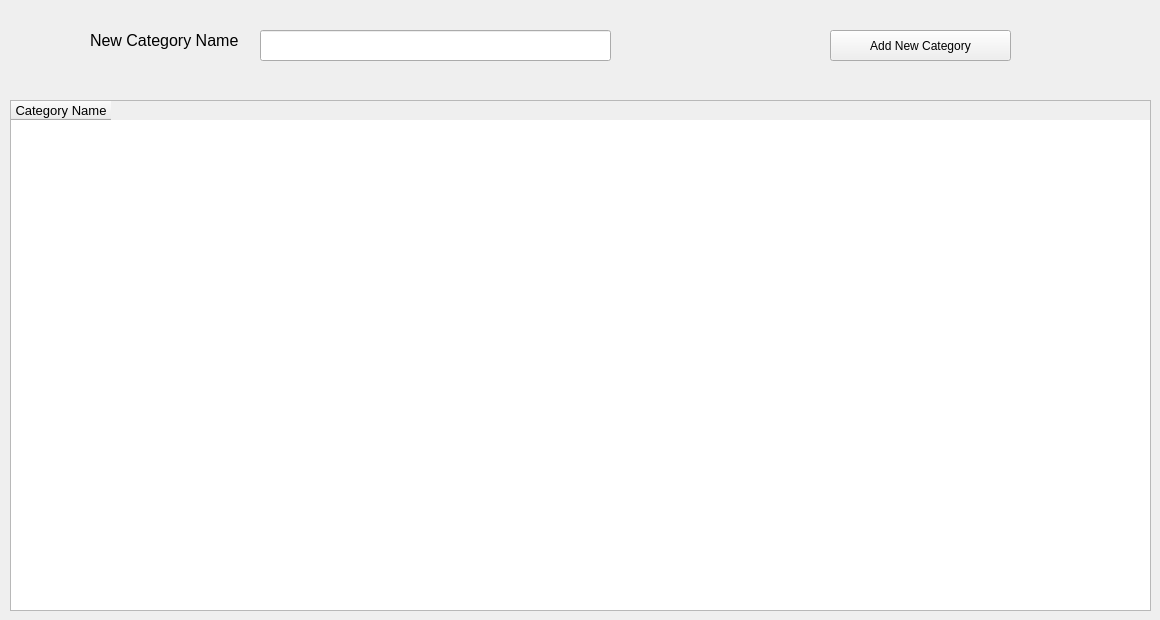
      <widget class="QWidget" name="tab_7">
       <attribute name="title">
        <string>Categories</string>
       </attribute>
       <widget class="QTableWidget" name="tableWidget_2">
        <property name="geometry">
         <rect>
          <x>10</x>
          <y>100</y>
          <width>1141</width>
          <height>511</height>
         </rect>
        </property>
        <column>
         <property name="text">
          <string>Category Name</string>
         </property>
         <property name="font">
          <font>
           <pointsize>10</pointsize>
          </font>
         </property>
        </column>
       </widget>
       <widget class="QPushButton" name="pushButton_14">
        <property name="geometry">
         <rect>
          <x>830</x>
          <y>30</y>
          <width>181</width>
          <height>31</height>
         </rect>
        </property>
        <property name="text">
         <string>Add New Category</string>
        </property>
       </widget>
       <widget class="QLabel" name="label_26">
        <property name="geometry">
         <rect>
          <x>90</x>
          <y>25</y>
          <width>161</width>
          <height>31</height>
         </rect>
        </property>
        <property name="font">
         <font>
          <pointsize>12</pointsize>
         </font>
        </property>
        <property name="text">
         <string>New Category Name</string>
        </property>
       </widget>
       <widget class="QLineEdit" name="lineEdit_19">
        <property name="geometry">
         <rect>
          <x>260</x>
          <y>30</y>
          <width>351</width>
          <height>31</height>
         </rect>
        </property>
       </widget>
      </widget>
